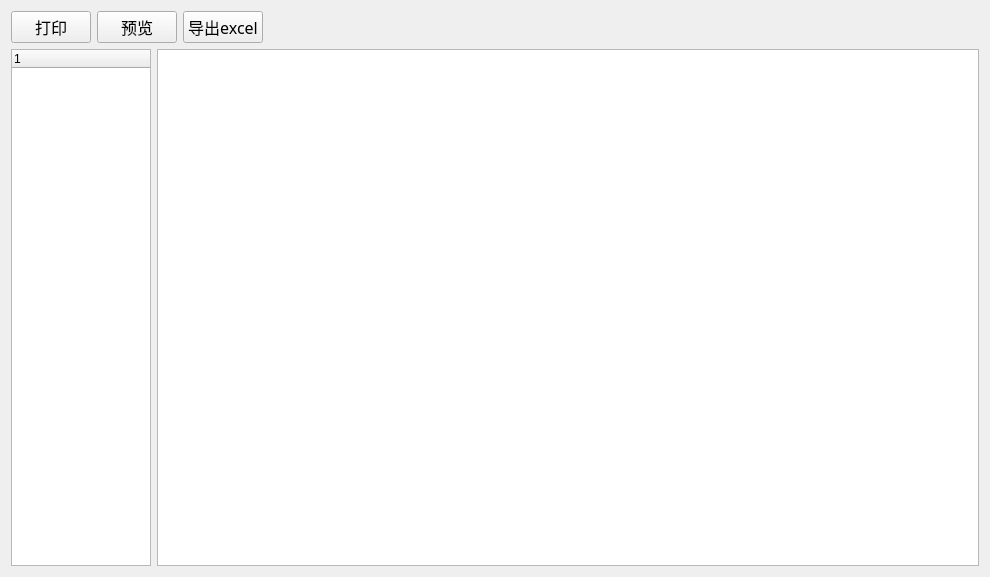
<?xml version="1.0" encoding="UTF-8"?>
<ui version="4.0">
 <class>Ruralcooperativequery</class>
 <widget class="QWidget" name="Ruralcooperativequery">
  <property name="geometry">
   <rect>
    <x>0</x>
    <y>0</y>
    <width>990</width>
    <height>577</height>
   </rect>
  </property>
  <property name="windowTitle">
   <string>农合对应关系</string>
  </property>
  <layout class="QVBoxLayout" name="verticalLayout">
   <item>
    <layout class="QHBoxLayout" name="horizontalLayout_2">
     <item>
      <widget class="QPushButton" name="printButton">
       <property name="font">
        <font>
         <family>Agency FB</family>
         <pointsize>12</pointsize>
        </font>
       </property>
       <property name="text">
        <string>打印</string>
       </property>
      </widget>
     </item>
     <item>
      <widget class="QPushButton" name="previewButton">
       <property name="font">
        <font>
         <family>Agency FB</family>
         <pointsize>12</pointsize>
        </font>
       </property>
       <property name="text">
        <string>预览</string>
       </property>
      </widget>
     </item>
     <item>
      <widget class="QPushButton" name="outButton">
       <property name="font">
        <font>
         <family>Agency FB</family>
         <pointsize>12</pointsize>
        </font>
       </property>
       <property name="text">
        <string>导出excel</string>
       </property>
      </widget>
     </item>
     <item>
      <spacer name="horizontalSpacer">
       <property name="orientation">
        <enum>Qt::Horizontal</enum>
       </property>
       <property name="sizeHint" stdset="0">
        <size>
         <width>40</width>
         <height>20</height>
        </size>
       </property>
      </spacer>
     </item>
    </layout>
   </item>
   <item>
    <layout class="QHBoxLayout" name="horizontalLayout">
     <item>
      <widget class="QTreeWidget" name="treeWidget">
       <property name="maximumSize">
        <size>
         <width>140</width>
         <height>16777215</height>
        </size>
       </property>
       <column>
        <property name="text">
         <string notr="true">1</string>
        </property>
       </column>
      </widget>
     </item>
     <item>
      <widget class="QTableView" name="tableView"/>
     </item>
    </layout>
   </item>
  </layout>
 </widget>
 <layoutdefault spacing="6" margin="11"/>
 <resources/>
 <connections/>
</ui>
